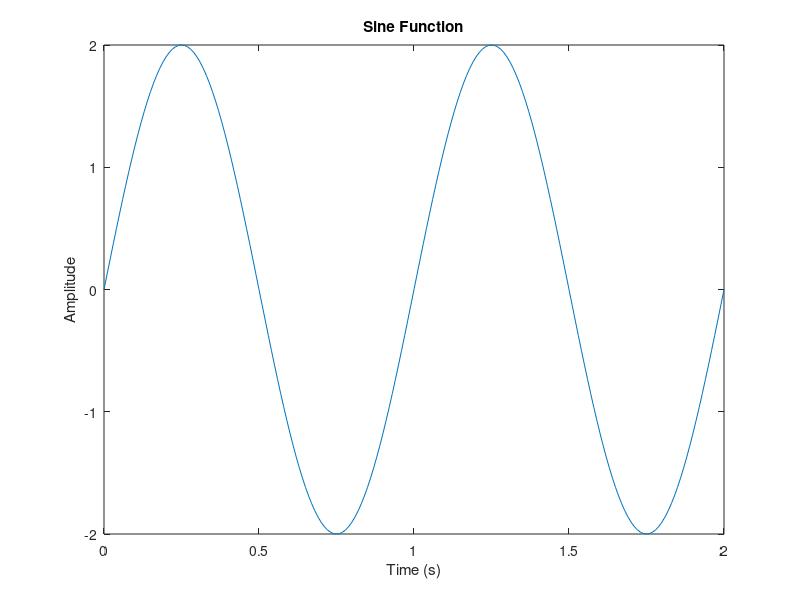
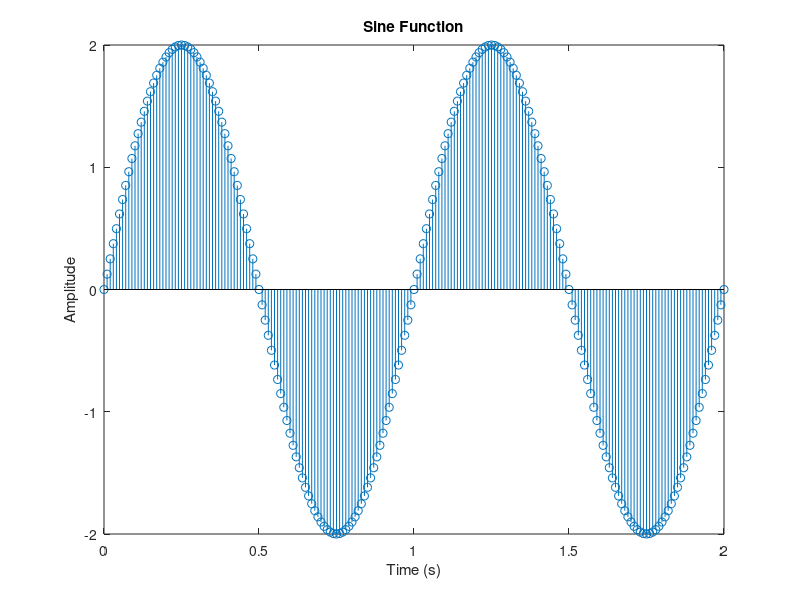
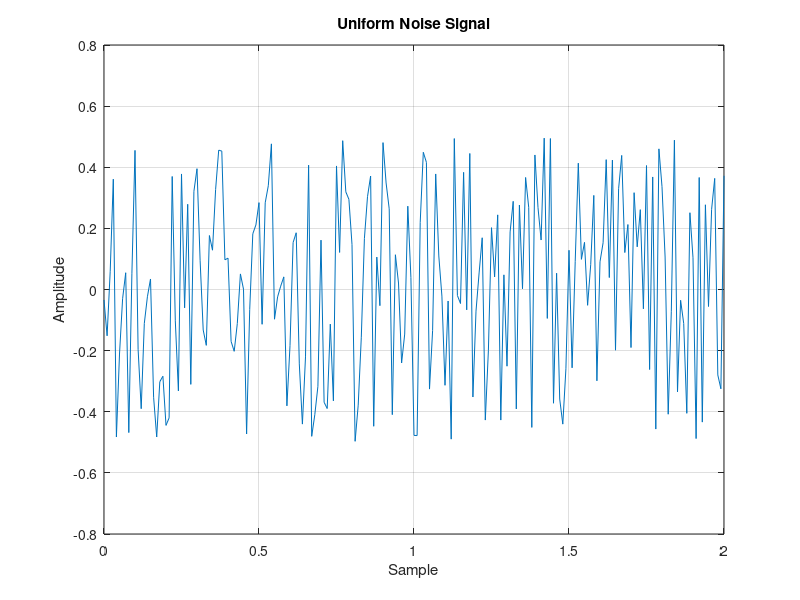
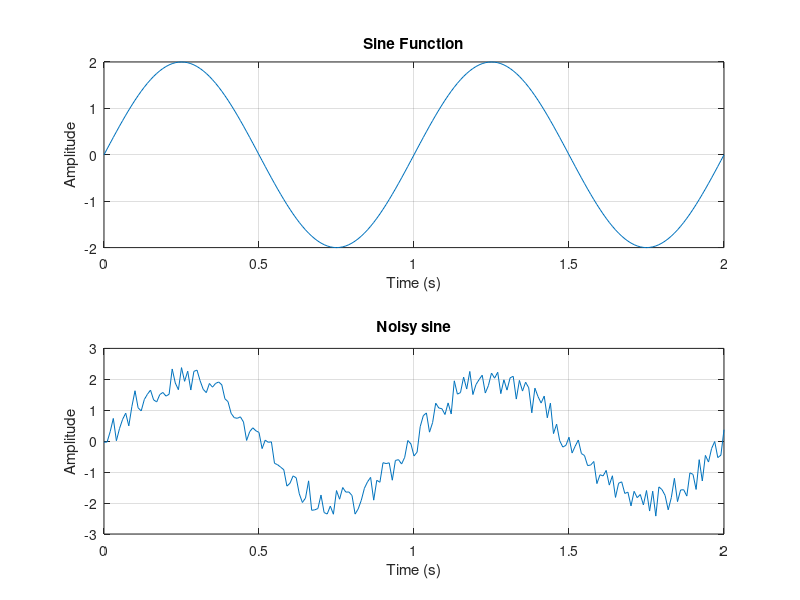

Write MATLAB code to recreate these figures, in order.
%% *Homework 1*

%% Clear the workspace
close all;
clear;
clc;

%% Homework 1_1

Ts = 0.01;
amp = 2;
t = 0:Ts:2;
f = 1;
w = 2*pi*f;
signal = amp*sin(w*t);
figure('Name', 'Sine Plot');
plot(t,signal, 'LineWidth', 0.5);
xlabel('Time (s)');
ylabel('Amplitude');
title('Sine Function');
figure('Name', 'Sine Plot');
stem(t,signal, 'LineWidth', 0.5);
xlabel('Time (s)');
ylabel('Amplitude');
title('Sine Function');

%% Homework1_2

Ts = 0.01;
amp = 2;
t = 0:Ts:2;
f = 1;
w = 2*pi*f;
signal = amp*sin(w*t);
size_t = size(t);
stochastic_signal = rand(1,size_t(2)) - 0.5;

figure('Name', 'Uniform Noise Signal');
plot(t, stochastic_signal);
title('Uniform Noise Signal');
xlabel('Sample');
ylabel('Amplitude');
grid on;

figure('Name', 'Sine Waves');
subplot(2,1,1)
plot(t, signal);
title('Sine Function');
xlabel('Time (s)');
ylabel('Amplitude');
grid on;
noisy_signal = signal + stochastic_signal;
subplot(2,1,2)
plot(t, noisy_signal);
title('Noisy sine');
xlabel('Time (s)');
ylabel('Amplitude');
grid on;
